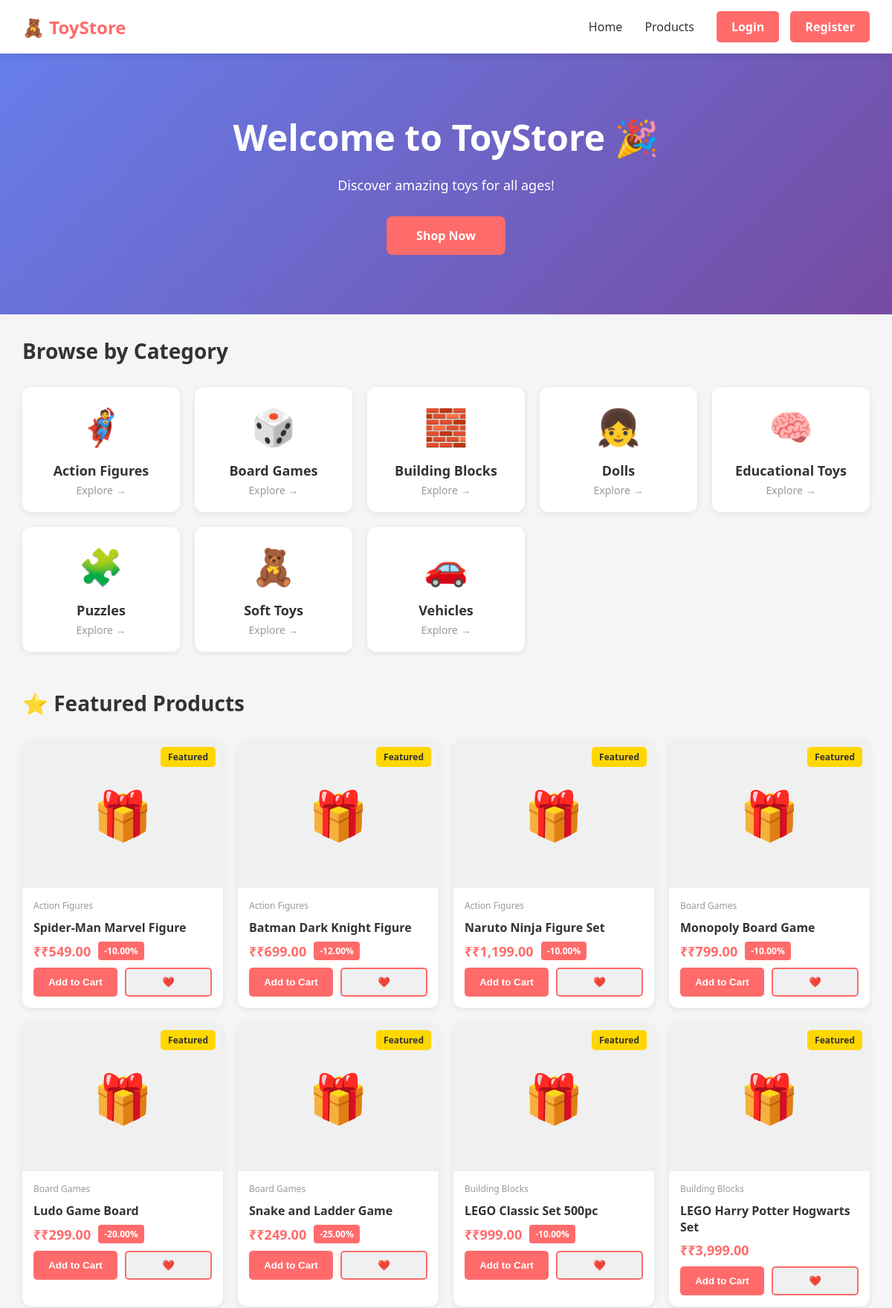
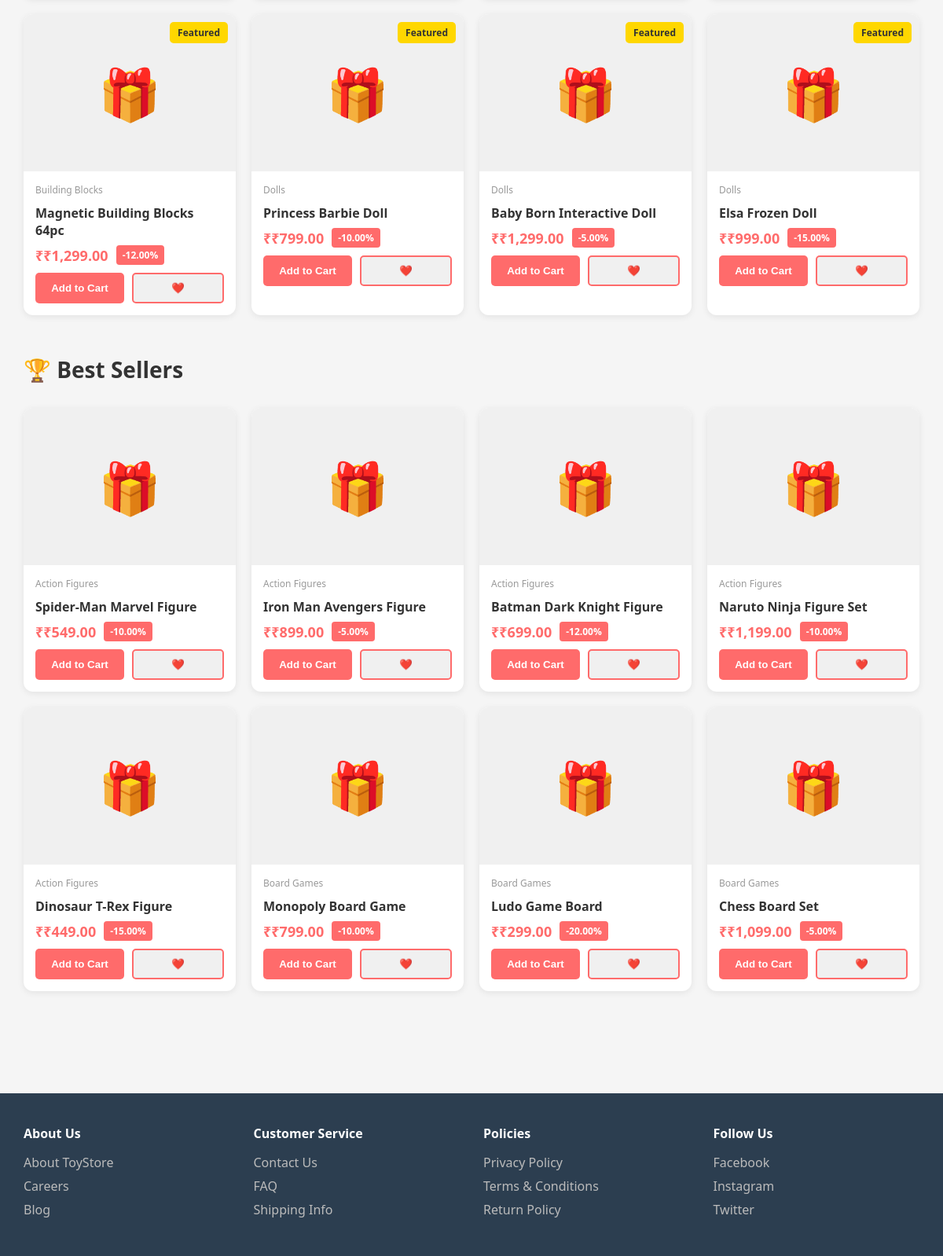
The page /pages/index.php on the database its author committed (2 pictures, top to bottom).
### tables this page shows
CREATE TABLE categories (
    id INT UNSIGNED AUTO_INCREMENT PRIMARY KEY,
    name VARCHAR(100) NOT NULL UNIQUE,
    description TEXT
);

CREATE TABLE products (
    id INT UNSIGNED AUTO_INCREMENT PRIMARY KEY,
    name VARCHAR(255) NOT NULL,
    description TEXT,
    category_id INT UNSIGNED,
    price DECIMAL(10,2) NOT NULL,
    stock_quantity INT NOT NULL DEFAULT 0,
    discount_percent DECIMAL(5,2) NOT NULL DEFAULT 0,
    is_featured TINYINT(1) NOT NULL DEFAULT 0,
    created_by INT UNSIGNED,
    created_at DATETIME NOT NULL DEFAULT CURRENT_TIMESTAMP,
    updated_at DATETIME NOT NULL DEFAULT CURRENT_TIMESTAMP ON UPDATE CURRENT_TIMESTAMP,
    FOREIGN KEY (category_id) REFERENCES categories(id) ON DELETE SET NULL,
    FOREIGN KEY (created_by) REFERENCES users(id) ON DELETE SET NULL
);

### includes/functions.php (called while the page is built, shortened)
<?php
function sanitize($input) {
    return htmlspecialchars(trim($input), ENT_QUOTES, 'UTF-8');
}
function formatPrice($price) {
    return '₹' . number_format($price, 2);
}
function isLoggedIn() {
    return isset($_SESSION['user_id']);
}
?>

### pages/index.php (the view, shortened to what this page needs)
<?php
include '../config/database.php';
include '../includes/functions.php';
$stmt = $pdo->query("
    SELECT p.*, c.name as category_name
    FROM products p
    JOIN categories c ON p.category_id = c.id
    WHERE p.is_featured = 1
    ORDER BY p.created_at DESC
    LIMIT 12
");
$featured_products = $stmt->fetchAll(PDO::FETCH_ASSOC);
$stmt = $pdo->query("SELECT * FROM categories ORDER BY name");
$categories = $stmt->fetchAll(PDO::FETCH_ASSOC);
$stmt = $pdo->query("
    SELECT p.*, c.name as category_name, COUNT(oi.id) as order_count
    FROM products p
    JOIN categories c ON p.category_id = c.id
    LEFT JOIN order_items oi ON p.id = oi.product_id
    GROUP BY p.id
    ORDER BY order_count DESC
    LIMIT 8
");
$best_sellers = $stmt->fetchAll(PDO::FETCH_ASSOC);
?>
<!DOCTYPE html>
<html lang="en">
<head>
</head>
<body>
    <header>
        <div class="navbar">
            <div class="logo">🧸 ToyStore</div>
            <nav>
                <a href="index.php">Home</a>
                <a href="products.php">Products</a>
                <?php if (isLoggedIn()): ?>
                    <a href="cart.php">Cart</a>
                    <a href="wishlist.php">Wishlist</a>
                    <a href="orders.php">Orders</a>
                    <a href="profile.php">Profile</a>
                    <a href="logout.php">Logout</a>
                <?php else: ?>
                    <div class="auth-links">
                        <a href="login.php" class="btn-auth">Login</a>
                        <a href="register.php" class="btn-auth">Register</a>
                    </div>
                <?php endif; ?>
            </nav>
        </div>
    </header>
    <div class="hero">
        <h1>Welcome to ToyStore 🎉</h1>
        <p>Discover amazing toys for all ages!</p>
        <a href="products.php" class="btn-primary">Shop Now</a>
    </div>
    <div class="container">
        <h2 class="section-title">Browse by Category</h2>
        <div class="categories-grid">
            <?php
            $category_emojis = [
                'Dolls' => '👧',
                'Action Figures' => '🦸',
                'Building Blocks' => '🧱',
                'Vehicles' => '🚗',
                'Soft Toys' => '🧸',
                'Board Games' => '🎲',
                'Puzzles' => '🧩',
                'Educational Toys' => '🧠'
            ];
            foreach ($categories as $category):
            ?>
                <a href="products.php?category=<?php echo urlencode($category['id']); ?>" class="category-card">
                    <div class="category-icon">
                        <?php echo $category_emojis[$category['name']] ?? '🎁'; ?>
                    </div>
                    <div class="category-name"><?php echo $category['name']; ?></div>
                    <div class="category-count">Explore →</div>
                </a>
            <?php endforeach; ?>
        </div>
        <h2 class="section-title">⭐ Featured Products</h2>
        <div class="products-grid">
            <?php foreach ($featured_products as $product): ?>
                <div class="product-card">
                    <div class="featured-badge">Featured</div>
                    <div class="product-image">🎁</div>
                    <div class="product-info">
                        <div class="product-category"><?php echo sanitize($product['category_name']); ?></div>
                        <div class="product-name"><?php echo sanitize($product['name']); ?></div>
                        <div class="product-price">
                            <span class="price">₹<?php echo formatPrice($product['price']); ?></span>
                            <?php if ($product['discount_percent'] > 0): ?>
                                <span class="discount-badge">-<?php echo $product['discount_percent']; ?>%</span>
                            <?php endif; ?>
                        </div>
                        <div class="product-actions">
                            <button class="btn-small btn-cart" onclick="addToCart(<?php echo $product['id']; ?>)">Add to Cart</button>
                            <button class="btn-small btn-wishlist" onclick="addToWishlist(<?php echo $product['id']; ?>)">❤️</button>
                        </div>
                    </div>
                </div>
            <?php endforeach; ?>
        </div>
        <?php if (count($best_sellers) > 0): ?>
            <h2 class="section-title">🏆 Best Sellers</h2>
            <div class="products-grid">
                <?php foreach ($best_sellers as $product): ?>
                    <div class="product-card">
                        <div class="product-image">🎁</div>
                        <div class="product-info">
                            <div class="product-category"><?php echo sanitize($product['category_name']); ?></div>
                            <div class="product-name"><?php echo sanitize($product['name']); ?></div>
                            <div class="product-price">
                                <span class="price">₹<?php echo formatPrice($product['price']); ?></span>
                                <?php if ($product['discount_percent'] > 0): ?>
                                    <span class="discount-badge">-<?php echo $product['discount_percent']; ?>%</span>
                                <?php endif; ?>
                            </div>
                            <div class="product-actions">
                                <button class="btn-small btn-cart" onclick="addToCart(<?php echo $product['id']; ?>)">Add to Cart</button>
                                <button class="btn-small btn-wishlist" onclick="addToWishlist(<?php echo $product['id']; ?>)">❤️</button>
                            </div>
                        </div>
                    </div>
                <?php endforeach; ?>
            </div>
        <?php endif; ?>
    </div>
    <footer>
        <div class="footer-content">
            <div class="footer-section">
                <h4>About Us</h4>
                <a href="#">About ToyStore</a>
                <a href="#">Careers</a>
                <a href="#">Blog</a>
            </div>
            <div class="footer-section">
                <h4>Customer Service</h4>
                <a href="#">Contact Us</a>
                <a href="#">FAQ</a>
                <a href="#">Shipping Info</a>
            </div>
            <div class="footer-section">
                <h4>Policies</h4>
                <a href="#">Privacy Policy</a>
                <a href="#">Terms & Conditions</a>
                <a href="#">Return Policy</a>
            </div>
            <div class="footer-section">
                <h4>Follow Us</h4>
                <a href="#">Facebook</a>
                <a href="#">Instagram</a>
                <a href="#">Twitter</a>
            </div>
        </div>
    </footer>
</body>
</html>

### pages/index.php (style rules this page uses)
* { margin: 0; padding: 0; box-sizing: border-box; }
body { font-family: 'Segoe UI', Tahoma, Geneva, Verdana, sans-serif; background: #f5f5f5; color: #333; }
header { background: white; box-shadow: 0 2px 10px rgba(0,0,0,0.1); position: sticky; top: 0; z-index: 100; }
.navbar { display: flex; justify-content: space-between; align-items: center; padding: 15px 30px; max-width: 1400px; margin: 0 auto; }
.logo { font-size: 24px; font-weight: bold; color: #FF6B6B; }
nav { display: flex; gap: 30px; align-items: center; }
nav a { color: #333; text-decoration: none; font-weight: 500; transition: color 0.3s; }
.auth-links { display: flex; gap: 15px; }
.btn-auth { padding: 10px 20px; background: #FF6B6B; color: white; border: none; border-radius: 5px; cursor: pointer; text-decoration: none; font-weight: 600; }
.hero { background: linear-gradient(135deg, #667eea 0%, #764ba2 100%); color: white; padding: 80px 30px; text-align: center; }
.hero h1 { font-size: 48px; margin-bottom: 20px; }
.hero p { font-size: 18px; margin-bottom: 30px; }
.btn-primary { padding: 15px 40px; background: #FF6B6B; color: white; border: none; border-radius: 8px; font-size: 16px; font-weight: 600; cursor: pointer; transition: transform 0.2s; text-decoration: none; display: inline-block; }
.container { max-width: 1400px; margin: 0 auto; padding: 30px; }
.section-title { font-size: 28px; font-weight: bold; margin-bottom: 30px; color: #333; }
.categories-grid { display: grid; grid-template-columns: repeat(auto-fit, minmax(200px, 1fr)); gap: 20px; margin-bottom: 50px; }
.category-card { background: white; border-radius: 12px; padding: 20px; text-align: center; cursor: pointer; transition: all 0.3s; box-shadow: 0 2px 8px rgba(0,0,0,0.08); text-decoration: none; color: #333; }
.category-icon { font-size: 48px; margin-bottom: 15px; }
.category-name { font-size: 18px; font-weight: 600; margin-bottom: 5px; }
.category-count { font-size: 14px; color: #999; }
.products-grid { display: grid; grid-template-columns: repeat(auto-fill, minmax(250px, 1fr)); gap: 20px; margin-bottom: 50px; }
.product-card { background: white; border-radius: 12px; overflow: hidden; transition: all 0.3s; box-shadow: 0 2px 8px rgba(0,0,0,0.08); }
.product-image { width: 100%; height: 200px; background: #f0f0f0; display: flex; align-items: center; justify-content: center; font-size: 64px; }
.product-info { padding: 15px; }
.product-name { font-weight: 600; margin-bottom: 8px; color: #333; }
.product-category { font-size: 12px; color: #999; margin-bottom: 10px; }
.product-price { display: flex; align-items: center; gap: 10px; margin-bottom: 10px; }
.price { font-size: 18px; font-weight: bold; color: #FF6B6B; }
.discount-badge { background: #FF6B6B; color: white; padding: 4px 8px; border-radius: 4px; font-size: 12px; font-weight: 600; }
.product-actions { display: flex; gap: 10px; }
.btn-small { flex: 1; padding: 10px; border: none; border-radius: 5px; cursor: pointer; font-weight: 600; transition: all 0.3s; }
.btn-cart { background: #FF6B6B; color: white; }
.btn-wishlist { background: #f0f0f0; color: #FF6B6B; border: 2px solid #FF6B6B; }
.featured-badge { position: absolute; top: 10px; right: 10px; background: #FFD700; color: #333; padding: 5px 10px; border-radius: 5px; font-size: 12px; font-weight: 600; }
.product-card { position: relative; }
footer { background: #2c3e50; color: white; padding: 40px 30px; margin-top: 50px; }
.footer-content { max-width: 1400px; margin: 0 auto; display: grid; grid-template-columns: repeat(auto-fit, minmax(200px, 1fr)); gap: 30px; }
.footer-section h4 { margin-bottom: 15px; }
.footer-section a { display: block; color: #bbb; text-decoration: none; margin-bottom: 8px; transition: color 0.3s; }

### rows shown on the page
categories: name "🦸", name "Action Figures"
categories: name "🎲", name "Board Games"
categories: name "🧱", name "Building Blocks"
categories: name "👧", name "Dolls"
categories: name "🧠", name "Educational Toys"
categories: name "🧩", name "Puzzles"
categories: name "🧸", name "Soft Toys"
categories: name "🚗", name "Vehicles"
products: category.name "Action Figures", name "Spider-Man Marvel Figure", price "₹549.00", discount_percent "10.00"
products: category.name "Action Figures", name "Batman Dark Knight Figure", price "₹699.00", discount_percent "12.00"
products: category.name "Action Figures", name "Naruto Ninja Figure Set", price "₹1,199.00", discount_percent "10.00"
products: category.name "Board Games", name "Monopoly Board Game", price "₹799.00", discount_percent "10.00"
products: category.name "Board Games", name "Ludo Game Board", price "₹299.00", discount_percent "20.00"
products: category.name "Board Games", name "Snake and Ladder Game", price "₹249.00", discount_percent "25.00"
products: category.name "Building Blocks", name "LEGO Classic Set 500pc", price "₹999.00", discount_percent "10.00"
products: category.name "Building Blocks", name "LEGO Harry Potter Hogwarts Set", price "₹3,999.00"
products: category.name "Building Blocks", name "Magnetic Building Blocks 64pc", price "₹1,299.00", discount_percent "12.00"
products: category.name "Dolls", name "Princess Barbie Doll", price "₹799.00", discount_percent "10.00"
products: category.name "Dolls", name "Baby Born Interactive Doll", price "₹1,299.00", discount_percent "5.00"
products: category.name "Dolls", name "Elsa Frozen Doll", price "₹999.00", discount_percent "15.00"
products: category.name "Action Figures", name "Iron Man Avengers Figure", price "₹899.00", discount_percent "5.00"
products: category.name "Action Figures", name "Dinosaur T-Rex Figure", price "₹449.00", discount_percent "15.00"
products: category.name "Board Games", name "Chess Board Set", price "₹1,099.00", discount_percent "5.00"
